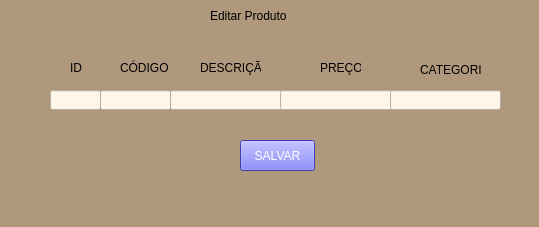
<?xml version="1.0" encoding="UTF-8"?>
<ui version="4.0">
 <class>MainWindow</class>
 <widget class="QMainWindow" name="MainWindow">
  <property name="geometry">
   <rect>
    <x>0</x>
    <y>0</y>
    <width>539</width>
    <height>227</height>
   </rect>
  </property>
  <property name="windowTitle">
   <string>MainWindow</string>
  </property>
  <property name="styleSheet">
   <string notr="true">background-color: rgb(176, 152, 124);</string>
  </property>
  <widget class="QWidget" name="centralwidget">
   <widget class="QLabel" name="label">
    <property name="geometry">
     <rect>
      <x>210</x>
      <y>0</y>
      <width>161</width>
      <height>31</height>
     </rect>
    </property>
    <property name="styleSheet">
     <string notr="true">font: 18pt &quot;MS Shell Dlg 2&quot;;</string>
    </property>
    <property name="text">
     <string>Editar Produto</string>
    </property>
   </widget>
   <widget class="QLineEdit" name="lineEdit">
    <property name="geometry">
     <rect>
      <x>50</x>
      <y>90</y>
      <width>51</width>
      <height>20</height>
     </rect>
    </property>
    <property name="styleSheet">
     <string notr="true">background-color: rgb(255, 246, 234);</string>
    </property>
   </widget>
   <widget class="QLineEdit" name="lineEdit_2">
    <property name="geometry">
     <rect>
      <x>100</x>
      <y>90</y>
      <width>71</width>
      <height>20</height>
     </rect>
    </property>
    <property name="styleSheet">
     <string notr="true">background-color: rgb(255, 246, 234);</string>
    </property>
   </widget>
   <widget class="QLineEdit" name="lineEdit_3">
    <property name="geometry">
     <rect>
      <x>170</x>
      <y>90</y>
      <width>113</width>
      <height>20</height>
     </rect>
    </property>
    <property name="styleSheet">
     <string notr="true">background-color: rgb(255, 246, 234);</string>
    </property>
   </widget>
   <widget class="QLineEdit" name="lineEdit_4">
    <property name="geometry">
     <rect>
      <x>280</x>
      <y>90</y>
      <width>113</width>
      <height>20</height>
     </rect>
    </property>
    <property name="styleSheet">
     <string notr="true">background-color: rgb(255, 246, 234);</string>
    </property>
   </widget>
   <widget class="QLineEdit" name="lineEdit_5">
    <property name="geometry">
     <rect>
      <x>390</x>
      <y>90</y>
      <width>111</width>
      <height>20</height>
     </rect>
    </property>
    <property name="styleSheet">
     <string notr="true">background-color: rgb(255, 246, 234);</string>
    </property>
   </widget>
   <widget class="QLabel" name="label_2">
    <property name="geometry">
     <rect>
      <x>70</x>
      <y>60</y>
      <width>16</width>
      <height>16</height>
     </rect>
    </property>
    <property name="styleSheet">
     <string notr="true">font: 75 8pt &quot;MS Shell Dlg 2&quot;;</string>
    </property>
    <property name="text">
     <string>ID</string>
    </property>
   </widget>
   <widget class="QLabel" name="label_3">
    <property name="geometry">
     <rect>
      <x>120</x>
      <y>60</y>
      <width>51</width>
      <height>16</height>
     </rect>
    </property>
    <property name="text">
     <string>CÓDIGO</string>
    </property>
   </widget>
   <widget class="QLabel" name="label_4">
    <property name="geometry">
     <rect>
      <x>200</x>
      <y>60</y>
      <width>61</width>
      <height>16</height>
     </rect>
    </property>
    <property name="text">
     <string>DESCRIÇÃO</string>
    </property>
   </widget>
   <widget class="QLabel" name="label_5">
    <property name="geometry">
     <rect>
      <x>320</x>
      <y>60</y>
      <width>41</width>
      <height>16</height>
     </rect>
    </property>
    <property name="text">
     <string>PREÇO</string>
    </property>
   </widget>
   <widget class="QPushButton" name="pushButton">
    <property name="geometry">
     <rect>
      <x>240</x>
      <y>140</y>
      <width>75</width>
      <height>31</height>
     </rect>
    </property>
    <property name="styleSheet">
     <string notr="true">background-color: rgb(85, 85, 255);
color: rgb(255, 255, 255);</string>
    </property>
    <property name="text">
     <string>SALVAR</string>
    </property>
   </widget>
   <widget class="QLabel" name="label_6">
    <property name="geometry">
     <rect>
      <x>420</x>
      <y>60</y>
      <width>61</width>
      <height>20</height>
     </rect>
    </property>
    <property name="text">
     <string>CATEGORIA</string>
    </property>
   </widget>
  </widget>
  <widget class="QMenuBar" name="menubar">
   <property name="geometry">
    <rect>
     <x>0</x>
     <y>0</y>
     <width>539</width>
     <height>21</height>
    </rect>
   </property>
  </widget>
  <widget class="QStatusBar" name="statusbar"/>
 </widget>
 <resources/>
 <connections/>
</ui>
